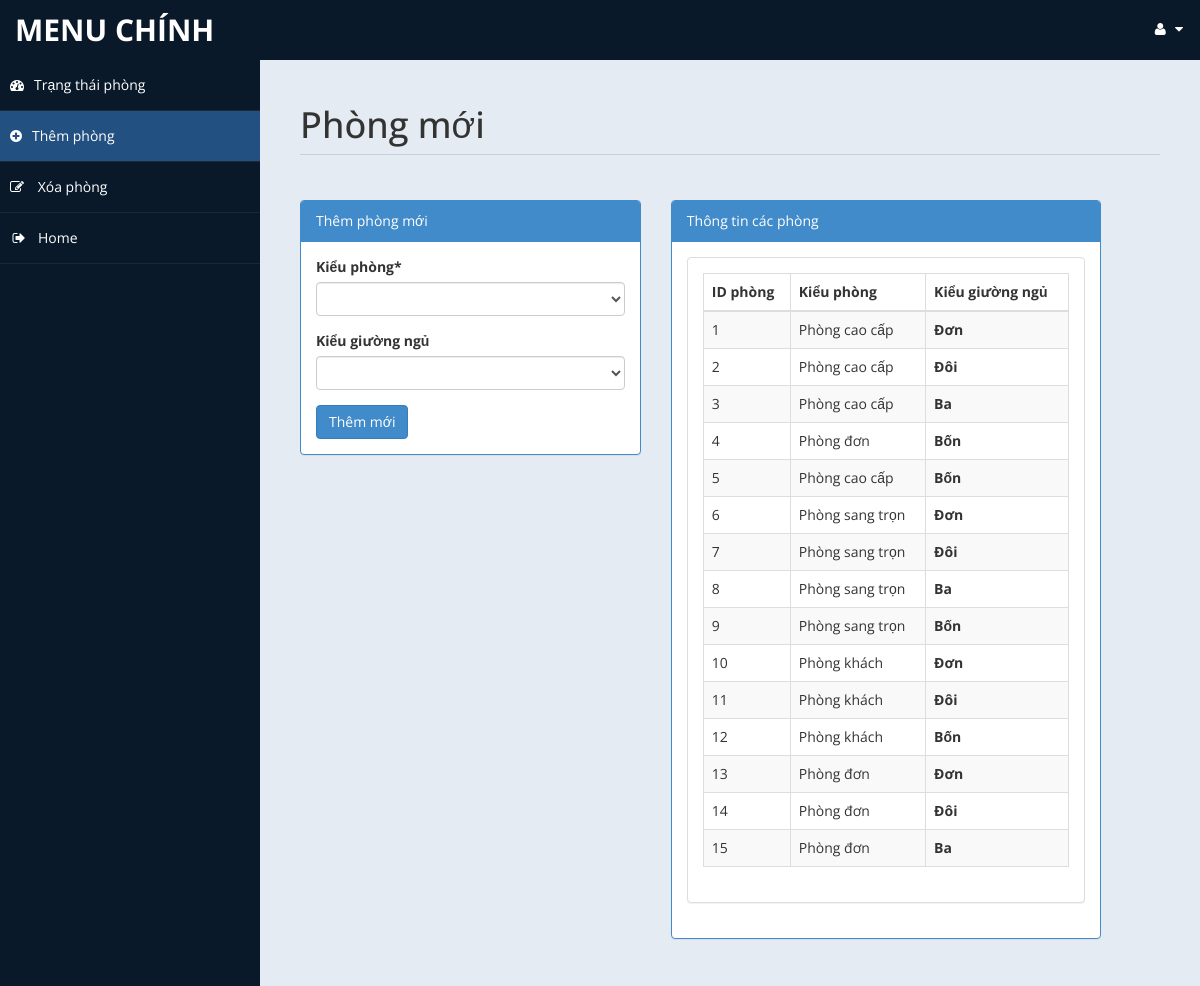
The app's page /admin/room.php (signed in) with its own data.
### tables this page shows
CREATE TABLE IF NOT EXISTS `room` (
`id` int(10) unsigned NOT NULL,
  `type` varchar(15) DEFAULT NULL,
  `bedding` varchar(10) DEFAULT NULL,
  `place` varchar(10) DEFAULT NULL,
  `cusid` int(11) DEFAULT NULL
);

### admin/room.php (the view, shortened to what this page needs)
<!DOCTYPE html>
<html xmlns="http://www.w3.org/1999/xhtml">
<head>
    <link href="assets/css/bootstrap.css" rel="stylesheet" />
    <link href="assets/css/font-awesome.css" rel="stylesheet" />
    <link href="assets/css/custom-styles.css" rel="stylesheet" />
</head>
<body>
    <div id="wrapper">
        <nav class="navbar navbar-default top-navbar" role="navigation">
            <div class="navbar-header">
                <a class="navbar-brand" href="home.php">Menu chính </a>
            </div>
            <ul class="nav navbar-top-links navbar-right">
                <li class="dropdown">
                    <a class="dropdown-toggle" data-toggle="dropdown" href="#" aria-expanded="false">
                        <i class="fa fa-user fa-fw"></i> <i class="fa fa-caret-down"></i>
                    </a>
                </li>
            </ul>
        </nav>
        <nav class="navbar-default navbar-side" role="navigation">
            <div class="sidebar-collapse">
                <ul class="nav" id="main-menu">
                    <li>
                        <a  href="settings.php"><i class="fa fa-dashboard"></i>Trạng thái phòng</a>
                    </li>
					<li>
                        <a  class="active-menu" href="room.php" style="background-color: #225081"><i class="fa fa-plus-circle"></i>Thêm phòng</a>
                    </li>
                    <li>
                        <a  href="roomdel.php"><i class="fa fa-pencil-square-o"></i> Xóa phòng</a>
                    </li>
                    <li><a href="home.php"><i class="fa fa-sign-out fa-fw"></i>Home</a></li>
            </div>
        </nav>
        <div id="page-wrapper" >
            <div id="page-inner">
			 <div class="row">
                    <div class="col-md-12">
                        <h1 class="page-header">
                           Phòng mới <small></small>
                        </h1>
                    </div>
                </div>
            <div class="row">
                <div class="col-md-5 col-sm-5">
                    <div class="panel panel-primary">
                        <div class="panel-heading">
                            Thêm phòng mới
                        </div>
                        <div class="panel-body">
						<form name="form" method="post">
                            <div class="form-group">
                                            <label>Kiểu phòng*</label>
                                            <select name="troom"  class="form-control" required>
												<option value selected ></option>
                                                <option value="Phòng cao cấp">Phòng cao cấp</option>
                                            </select>
                              </div>
								<div class="form-group">
                                            <label>Kiểu giường ngủ</label>
                                            <select name="bed" class="form-control" required>
												<option value selected ></option>
                                                <option value="Đơn">Đơn</option>
                                            </select>
                               </div>
							 <input type="submit" name="add" value="Thêm mới" class="btn btn-primary">
							</form>
							<?php
							 include('db.php');
							?>
                        </div>
                    </div>
                </div>
            <div class="row">
                <div class="col-md-6 col-sm-6">
                    <div class="panel panel-primary">
                        <div class="panel-heading">
                            Thông tin các phòng
                        </div>
                        <div class="panel-body">
                    <div class="panel panel-default">
                        <?php
						$sql = "select * from room ";
						$re = mysqli_query($con,$sql)
						?>
                        <div class="panel-body">
                            <div class="table-responsive">
                                <table class="table table-striped table-bordered table-hover" id="dataTables-example">
                                    <thead>
                                        <tr>
                                            <th>ID phòng</th>
                                            <th>Kiểu phòng</th>
											<th>Kiểu giường ngủ</th>
                                        </tr>
                                    </thead>
                                    <tbody>
									<?php
										while($row= mysqli_fetch_array($re))
										{
												$id = $row['id'];
											if($id % 2 == 0)
											{
												echo "<tr class=odd gradeX>
													<td>".$row['id']."</td>
													<td>".$row['type']."</td>
												   <th>".$row['bedding']."</th>
												</tr>";
											}
											else
											{
												echo"<tr class=even gradeC>
													<td>".$row['id']."</td>
													<td>".$row['type']."</td>
												   <th>".$row['bedding']."</th>
												</tr>";
											}
										}
									?>
                                    </tbody>
                                </table>
                            </div>
                        </div>
                    </div>
                       </div>
                    </div>
                </div>
            </div>
					</div>
            </div>
        </div>
</body>
</html>

### admin/assets/css/custom-styles.css (style rules this page uses)
body { font-family: 'Open Sans', sans-serif; }
#wrapper { width: 100%; background:#09192A; }
#page-wrapper { padding: 15px 15px; min-height: 600px; background:#E5EBF2; }
#page-inner { width:100%; margin:10px 20px 10px 0px; background-color:transparent; padding:10px; min-height:1200px; }
h1, .h1, h2, .h2, h3, .h3 { margin-top: 7px; margin-bottom: -5px; }
.page-header { padding-bottom: 9px; margin: 10px 0 45px; border-bottom: 1px solid #C7D1DD; }
.top-navbar { margin:0px; }
.top-navbar .navbar-brand { color: #fff; width: 260px; text-align: left; height: 60px; font-size: 30px; font-weight: 700; text-transform: uppercase; line-height: 30px; }
.top-navbar .nav > li { position: relative; display: inline-block; }
.top-navbar .nav > li > a { position: relative; display: block; padding: 19px 15px; color: #77C0FD; }
.top-navbar .nav > li > a:hover, .top-navbar .nav > li > a { text-decoration: none; color: #fff; }
.active-menu { background-color:#225081; }
.sidebar-collapse , .sidebar-collapse .nav { background:none; }
.sidebar-collapse .nav { padding:0; }
.sidebar-collapse .nav > li > a { color:#fff; background:transparent; text-shadow:none; }
.sidebar-collapse > .nav > li > a { padding:15px 10px; }
.sidebar-collapse > .nav > li { border-bottom: 1px solid rgba(107, 108, 109, 0.19); }
.navbar-side { border:none; background-color: transparent; }
.top-navbar { background:#09192A; border-bottom:none; }
.top-navbar .nav > li > a > i { margin-right: 2px; }
.navbar-default { border:0px solid black; }
.navbar-header { background: #09192A; }
.nav > li > a > i { margin-right:10px; }
@media (min-width:768px) { #page-wrapper { margin: 0 0 0 260px; padding: 15px 30px; min-height: 1200px; } }
@media (min-width:768px) { .navbar-side { z-index: 1; position: absolute; width: 260px; } }
@media (min-width:768px) { .navbar { border-radius: 0px; } }

### records on screen
room: id "1", type "Phòng cao cấp", bedding "Đơn"
room: id "2", type "Phòng cao cấp", bedding "Đôi"
room: id "3", type "Phòng cao cấp", bedding "Ba"
room: id "4", type "Phòng đơn", bedding "Bốn"
room: id "5", type "Phòng cao cấp", bedding "Bốn"
room: id "6", type "Phòng sang trọn", bedding "Đơn"
room: id "7", type "Phòng sang trọn", bedding "Đôi"
room: id "8", type "Phòng sang trọn", bedding "Ba"
room: id "9", type "Phòng sang trọn", bedding "Bốn"
room: id "10", type "Phòng khách", bedding "Đơn"
room: id "11", type "Phòng khách", bedding "Đôi"
room: id "12", type "Phòng khách", bedding "Bốn"
room: id "13", type "Phòng đơn", bedding "Đơn"
room: id "14", type "Phòng đơn", bedding "Đôi"
room: id "15", type "Phòng đơn", bedding "Ba"
